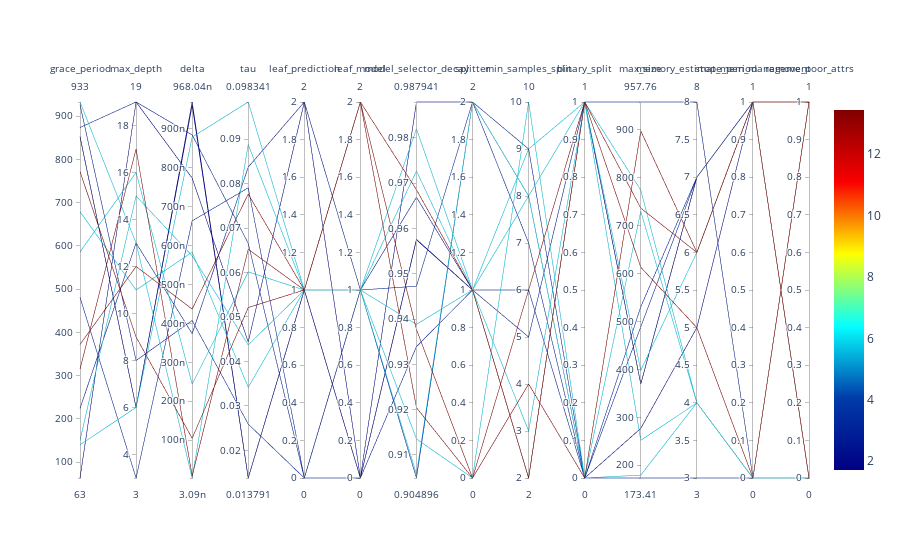

The notebook cell saved with this chart:
### Markdown cell above
## Parallel Coordinates Plots

### Code cell
spot_tuner.parallel_plot()

### Figure 1 — Plotly figure (JSON) as saved in the notebook; plotly's stock layout.template omitted (floating-point values rounded to 4 significant figures)
{"data": [{"dimensions": [{"label": "grace_period", "range": [63, 933], "values": [140, 927, 315, 679, 224, 853, 772, 586, 481, 63, 372, 933, 853, 874, 150]}, {"label": "max_depth", "range": [3, 19], "values": [6, 8, 17, 11, 13, 6, 9, 16, 3, 19, 12, 13, 6, 19, 15]}, {"label": "delta", "range": [3.088e-09, 9.68e-07], "values": [8.78e-07, 4.073e-07, 8.387e-09, 5.827e-07, 3.735e-07, 9.591e-07, 1.05e-07, 2.442e-07, 6.63e-07, 7.728e-07, 4.366e-07, 3.088e-09, 9.68e-07, 8.835e-07, 5.731e-07]}, {"label": "tau", "range": [0.01379, 0.09834], "values": [0.09834, 0.02591, 0.06522, 0.03419, 0.0837, 0.01379, 0.05213, 0.06014, 0.07904, 0.04438, 0.07764, 0.08877, 0.0138, 0.06655, 0.04372]}, {"label": "leaf_prediction", "range": [0, 2], "values": [1, 0, 1, 1, 2, 1, 1, 1, 0, 2, 1, 1, 1, 0, 1]}, {"label": "leaf_model", "range": [0, 2], "values": [1, 0, 2, 1, 1, 0, 2, 1, 1, 0, 2, 1, 0, 1, 1]}, {"label": "model_selector_decay", "range": [0.9049, 0.9879], "values": [0.9727, 0.9339, 0.9204, 0.9135, 0.9669, 0.9575, 0.9377, 0.9058, 0.9473, 0.9879, 0.9686, 0.982, 0.9576, 0.9049, 0.9388]}, {"label": "splitter", "range": [0, 2], "values": [1, 1, 0, 0, 1, 1, 0, 2, 2, 2, 1, 1, 1, 2, 1]}, {"label": "min_samples_split", "range": [2, 10], "values": [3, 6, 6, 10, 5, 2, 4, 8, 7, 8, 2, 8, 2, 9, 9]}, {"label": "binary_split", "range": [0, 1], "values": [1, 0, 1, 0, 1, 1, 0, 1, 0, 0, 1, 0, 1, 0, 1]}, {"label": "max_size", "range": [173.4, 957.8], "values": [773.8, 173.4, 613.1, 729.7, 957.8, 369.5, 897.6, 398.1, 488.9, 276.9, 736.4, 179.4, 369.5, 530.5, 251.9]}, {"label": "memory_estimate_period", "range": [3, 8], "values": [4, 3, 5, 4, 8, 7, 6, 6, 7, 5, 6, 4, 7, 7, 4]}, {"label": "stop_mem_management", "range": [0, 1], "values": [0, 0, 0, 0, 0, 1, 1, 1, 1, 1, 1, 0, 1, 1, 0]}, {"label": "remove_poor_attrs", "range": [0, 1], "values": [1, 1, 1, 0, 0, 1, 0, 1, 0, 0, 1, 1, 1, 1, 0]}], "line": {"cmax": 13.43, "cmin": 1.716, "color": [5.699, 2.871, 13.43, 5.766, 2.612, 1.716, 13.43, 5.746, 3.009, 1.75, 13.42, 5.764, 1.716, 2.889, 5.736], "colorscale": [[0, "rgb(0,0,131)"], [0.2, "rgb(0,60,170)"], [0.4, "rgb(5,255,255)"], [0.6, "rgb(255,255,0)"], [0.8, "rgb(250,0,0)"], [1, "rgb(128,0,0)"]], "showscale": true}, "type": "parcoords"}], "layout": {}}
